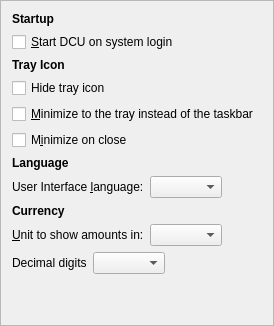
                                <widget class="QFrame" name="frameMain">
                                    <property name="frameShape">
                                        <enum>QFrame::StyledPanel</enum>
                                    </property>
                                    <property name="frameShadow">
                                        <enum>QFrame::Raised</enum>
                                    </property>
                                    <layout class="QVBoxLayout">
                                        <item>
                                            <widget class="QLabel" name="labelSettingsStartup">
                                                <property name="font">
                                                    <font>
                                                        <weight>75</weight>
                                                        <bold>true</bold>
                                                    </font>
                                                </property>
                                                <property name="text">
                                                    <string>Startup</string>
                                                </property>
                                            </widget>
                                        </item>
                                        <item>
                                            <widget class="QCheckBox" name="dcuAtStartup">
                                                <property name="toolTip">
                                                    <string>Automatically start DCU after logging in to the system.</string>
                                                </property>
                                                <property name="text">
                                                    <string>&amp;Start DCU on system login</string>
                                                </property>
                                            </widget>
                                        </item>
                                        <item>
                                            <widget class="QLabel" name="labelSettingsTray">
                                                <property name="font">
                                                    <font>
                                                        <weight>75</weight>
                                                        <bold>true</bold>
                                                    </font>
                                                </property>
                                                <property name="text">
                                                    <string>Tray Icon</string>
                                                </property>
                                            </widget>
                                        </item>
                                        <item>
                                            <widget class="QCheckBox" name="hideTrayIcon">
                                                <property name="toolTip">
                                                    <string>&amp;Hide the icon from the system tray.</string>
                                                </property>
                                                <property name="text">
                                                    <string>Hide tray icon</string>
                                                </property>
                                            </widget>
                                        </item>
                                        <item>
                                            <widget class="QCheckBox" name="minimizeToTray">
                                                <property name="toolTip">
                                                    <string>Show only a tray icon after minimizing the window.</string>
                                                </property>
                                                <property name="text">
                                                    <string>&amp;Minimize to the tray instead of the taskbar</string>
                                                </property>
                                            </widget>
                                        </item>
                                        <item>
                                            <widget class="QCheckBox" name="minimizeOnClose">
                                                <property name="toolTip">
                                                    <string>Minimize instead of exit the application when the window is closed. When this option is enabled, the application will be closed only after selecting Exit in the menu.</string>
                                                </property>
                                                <property name="text">
                                                    <string>M&amp;inimize on close</string>
                                                </property>
                                            </widget>
                                        </item>
                                        <item>
                                            <widget class="QLabel" name="labelSettingsLanguage">
                                                <property name="font">
                                                    <font>
                                                        <weight>75</weight>
                                                        <bold>true</bold>
                                                    </font>
                                                </property>
                                                <property name="text">
                                                    <string>Language</string>
                                                </property>
                                            </widget>
                                        </item>
                                        <item>
                                            <layout class="QHBoxLayout" name="horizontalLayout_1_Display">
                                                <item>
                                                    <widget class="QLabel" name="langLabel">
                                                        <property name="text">
                                                            <string>User Interface &amp;language:</string>
                                                        </property>
                                                        <property name="textFormat">
                                                            <enum>Qt::PlainText</enum>
                                                        </property>
                                                        <property name="buddy">
                                                            <cstring>lang</cstring>
                                                        </property>
                                                    </widget>
                                                </item>
                                                <item>
                                                    <widget class="QValueComboBox" name="lang">
                                                        <property name="toolTip">
                                                            <string>The user interface language can be set here. This setting will take effect after restarting DCU.</string>
                                                        </property>
                                                    </widget>
                                                </item>
                                                <item>
                                                    <spacer>
                                                        <property name="orientation">
                                                            <enum>Qt::Horizontal</enum>
                                                        </property>
                                                        <property name="sizeHint" stdset="0">
                                                            <size>
                                                                <width>40</width>
                                                                <height>20</height>
                                                            </size>
                                                        </property>
                                                    </spacer>
                                                </item>
                                            </layout>
                                        </item>
                                         <item>
                                            <widget class="QLabel" name="labelSettingsCurrency">
                                                <property name="font">
                                                    <font>
                                                        <weight>75</weight>
                                                        <bold>true</bold>
                                                    </font>
                                                </property>
                                                <property name="text">
                                                    <string>Currency</string>
                                                </property>
                                            </widget>
                                        </item>
                                        <item>
                                            <layout class="QHBoxLayout" name="horizontalLayout_2_Display">
                                                <item>
                                                    <widget class="QLabel" name="unitLabel">
                                                        <property name="text">
                                                            <string>&amp;Unit to show amounts in:</string>
                                                        </property>
                                                        <property name="textFormat">
                                                            <enum>Qt::PlainText</enum>
                                                        </property>
                                                        <property name="buddy">
                                                            <cstring>unit</cstring>
                                                        </property>
                                                    </widget>
                                                </item>
                                                <item>
                                                    <widget class="QValueComboBox" name="unit">
                                                        <property name="toolTip">
                                                            <string>Choose the default subdivision unit to show in the interface and when sending coins.</string>
                                                        </property>
                                                    </widget>
                                                </item>
                                                <item>
                                                    <spacer>
                                                        <property name="orientation">
                                                            <enum>Qt::Horizontal</enum>
                                                        </property>
                                                        <property name="sizeHint" stdset="0">
                                                            <size>
                                                                <width>40</width>
                                                                <height>20</height>
                                                            </size>
                                                        </property>
                                                    </spacer>
                                                </item>
                                            </layout>
                                        </item>
                                        <item>
                                            <layout class="QHBoxLayout" name="horizontalLayout_5_Display">
                                                <item>
                                                    <widget class="QLabel" name="digitsLabel">
                                                        <property name="text">
                                                            <string>Decimal digits</string>
                                                        </property>
                                                    </widget>
                                                </item>
                                                <item>
                                                    <widget class="QValueComboBox" name="digits"/>
                                                </item>
                                                <item>
                                                    <spacer>
                                                        <property name="orientation">
                                                            <enum>Qt::Horizontal</enum>
                                                        </property>
                                                        <property name="sizeHint" stdset="0">
                                                            <size>
                                                                <width>40</width>
                                                                <height>20</height>
                                                            </size>
                                                        </property>
                                                    </spacer>
                                                </item>
                                            </layout>
                                        </item>
                                         <item>
                                            <spacer name="verticalSpacerBottom">
                                                <property name="orientation">
                                                    <enum>Qt::Vertical</enum>
                                                </property>
                                                <property name="sizeHint" stdset="0">
                                                    <size>
                                                        <width>20</width>
                                                        <height>40</height>
                                                    </size>
                                                </property>
                                            </spacer>
                                        </item>
                                    </layout>
                                </widget>
